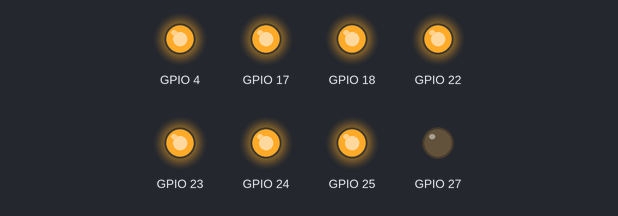
Recording of a program running on a simulated Raspberry Pi (BCM pin numbers). On the bench: output pins drawn as LEDs (lit = HIGH). The clock reads 2024-03-15 10:24:30 at power-on unless the program sets it.

Above: at 0.1 s.
Timing chart, 0 to 1.6 s (numbered marks = the images above):
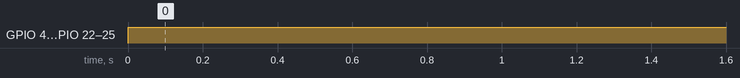

The program:

horasGPIO.py
```python
# -*- coding: utf-8 -*-

# Programa para la Raspberry Pi de discriminación horaria
# Creado por @miancolrin

# Tenemos dos horarios: pico y valle
# En horarios pico el precio del kWh es de 0,16€
# En horarios valle el precio del kWh es de 0,06€
# Las horas valle son de 10:00 a 14:00 y de 19:00 a 23:00
# Este programa encenderá el GPIO 17 cuando estemos en horario valle
# Tambien se encenderá el GPIO 27 cuando estemos en horario pico
# GPIO 17 conectado a LED verde
# GPIO 27 conectado a LED rojo
# Cuando estemos en horario valle se abrirán los GPIO 4, 22, 18, 23, 24 y 25
# Estos GPIO estarán conectados a un relé, que se abrirá en horario valle
# Así aprovecharemos el bajo precio de la luz de forma automática

import RPi.GPIO as GPIO # Librería de los GPIO y la llamamos 'GPIO'
import time # Importamos el tiempo para la discriminación horaria

# Se establece el sistema de nueración de los GPIO a BCM
GPIO.setmode(GPIO.BCM)

# Se confirguran TODOS los GPIO como salida
GPIO.setup(17, GPIO.OUT) # LED verde
GPIO.setup(27, GPIO.OUT) # LED rojo
GPIO.setup(4, GPIO.OUT)
GPIO.setup(22, GPIO.OUT)
GPIO.setup(18, GPIO.OUT)
GPIO.setup(23, GPIO.OUT)
GPIO.setup(24, GPIO.OUT)
GPIO.setup(25, GPIO.OUT)

# Se declaran las variables de la hora, minuto y segundo
hora = time.strftime('%H')
minuto = time.strftime('%M')
segundo = time.strftime('%S')

# Bucle infinito que comprueba en qué horario estamos (pico o valle)
# Dentro del bucle se toman las medidas dependiendo del horario
while True:
    if int(hora) >= 10 and int(hora) <= 13:
        GPIO.output(17, GPIO.HIGH) # Encender LED verde
        GPIO.output(27, GPIO.LOW) # Apagar LED rojo
        GPIO.output(4, GPIO.HIGH) # Cerrar los relés para encender
        GPIO.output(22, GPIO.HIGH)
        GPIO.output(18, GPIO.HIGH)
        GPIO.output(23, GPIO.HIGH)
        GPIO.output(24, GPIO.HIGH)
        GPIO.output(25, GPIO.HIGH)
    elif int(hora) >= 19 and int(hora) <= 22:
        GPIO.output(17, GPIO.HIGH) # Encender LED verde
        GPIO.output(27, GPIO.LOW) # Apagar LED rojo
        GPIO.output(4, GPIO.HIGH) # Cerrar los relés para encender
        GPIO.setup(22, GPIO.HIGH)
        GPIO.setup(18, GPIO.HIGH)
        GPIO.setup(23, GPIO.HIGH)
        GPIO.setup(24, GPIO.HIGH)
        GPIO.setup(25, GPIO.HIGH)
    else:
        GPIO.output(27, GPIO.HIGH) # Encender LED rojo
        GPIO.output(17, GPIO.LOW) # Apagar LED verde
        GPIO.output(4, GPIO.LOW) # Abrir los relés para apagar
        GPIO.setup(22, GPIO.LOW)
        GPIO.setup(18, GPIO.LOW)
        GPIO.setup(23, GPIO.LOW)
        GPIO.setup(24, GPIO.LOW)
        GPIO.setup(25, GPIO.LOW)
    time.sleep(60) # Hacer la comprobación cada minuto
```

Measured:
- by itself, GPIO 4, GPIO 17, GPIO 18, GPIO 22–25: LOW → HIGH at 0.00 s
